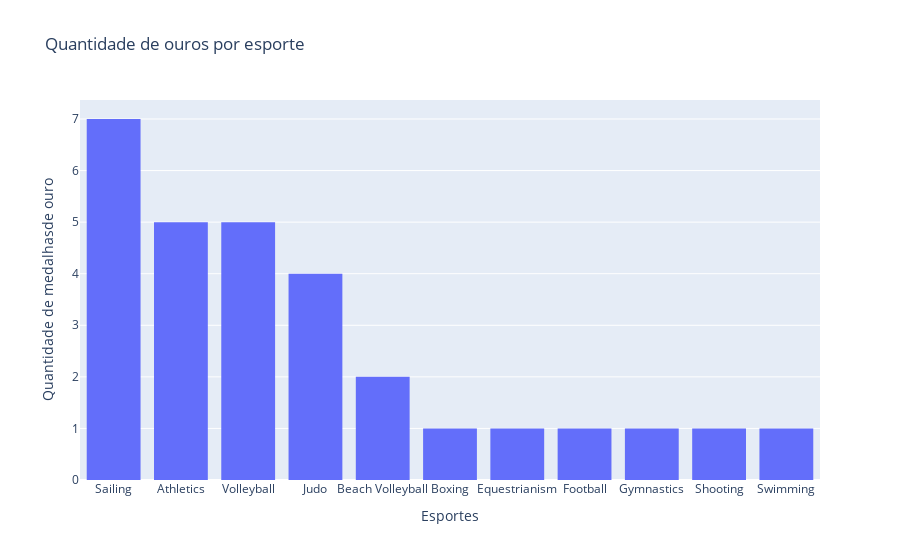

Write notebook code for a chart like this one.
### Code cell
'''
Por fim, através do Plotly, criamos um histograma passando a coluna de esporte do dataframe em questão no eixo x, a 
quantidade de medalhas de ouro no eixo y e configuramos algumas das legendas.
'''

fig5 = px.histogram(x = df_atletas_brasil_medalhas_evento_esporte_ouro['Sport'], y = df_atletas_brasil_medalhas_evento_esporte_ouro['Quantity'], title = 'Quantidade de ouros por esporte');
fig5.update_xaxes(title_text = 'Esportes')
fig5.update_yaxes(title_text = 'Quantidade de medalhasde ouro')
fig5.show();

### Figure 1 — Plotly figure (JSON) as saved in the notebook; plotly's stock layout.template omitted (floating-point values rounded to 4 significant figures)
{"data": [{"alignmentgroup": "True", "bingroup": "x", "histfunc": "sum", "hovertemplate": "x=%{x}<br>sum of y=%{y}<extra></extra>", "legendgroup": "", "marker": {"color": "#636efa", "pattern": {"shape": ""}}, "name": "", "offsetgroup": "", "orientation": "v", "showlegend": false, "type": "histogram", "x": ["Sailing", "Athletics", "Volleyball", "Judo", "Beach Volleyball", "Boxing", "Equestrianism", "Football", "Gymnastics", "Shooting", "Swimming"], "xaxis": "x", "y": [7, 5, 5, 4, 2, 1, 1, 1, 1, 1, 1], "yaxis": "y"}], "layout": {"barmode": "relative", "legend": {"tracegroupgap": 0}, "title": {"text": "Quantidade de ouros por esporte"}, "xaxis": {"anchor": "y", "domain": [0, 1], "title": {"text": "Esportes"}}, "yaxis": {"anchor": "x", "domain": [0, 1], "title": {"text": "Quantidade de medalhasde ouro"}}}}
